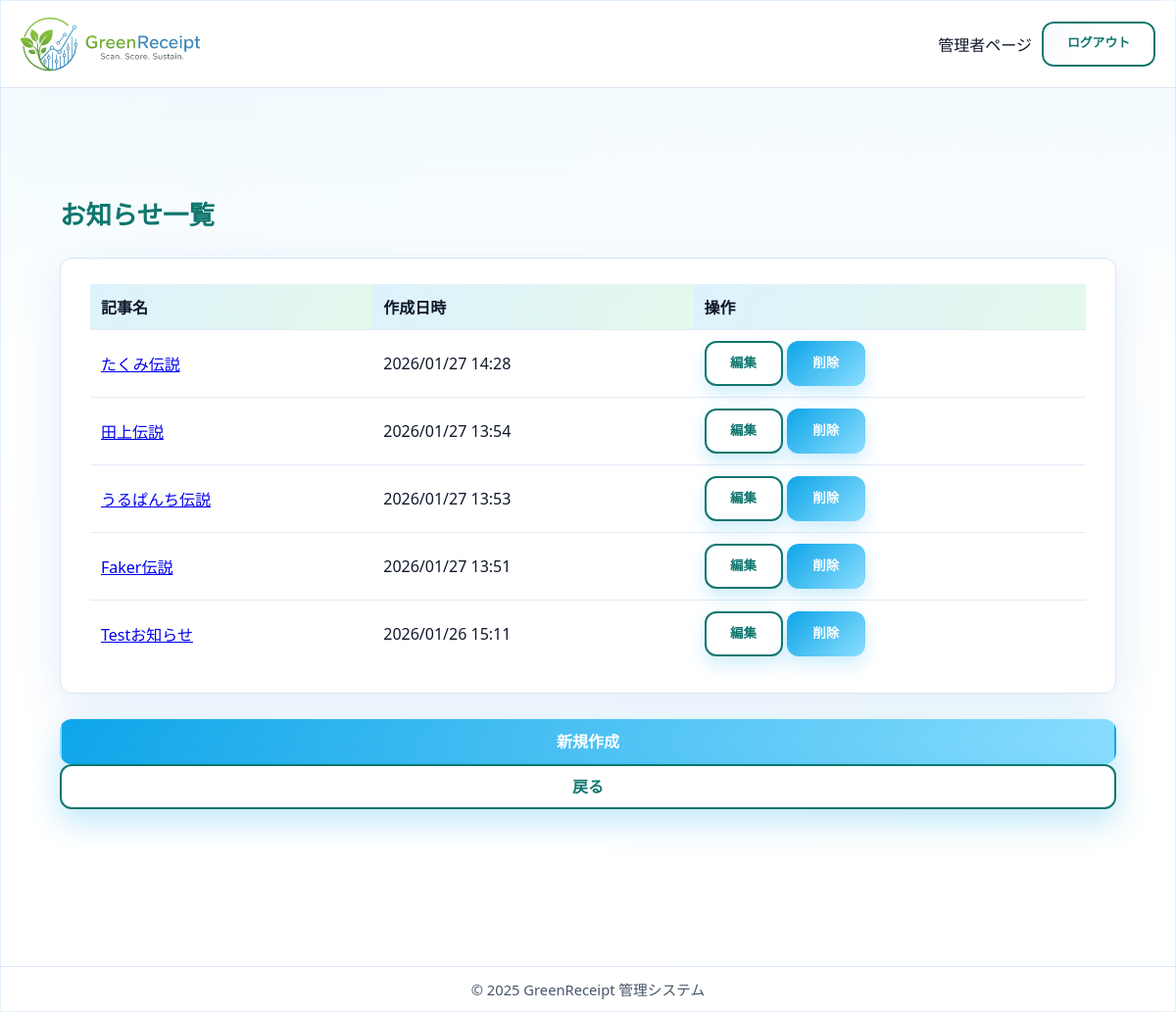
/staff/announcements/ (signed in), run on an earlier commit of the app's database.
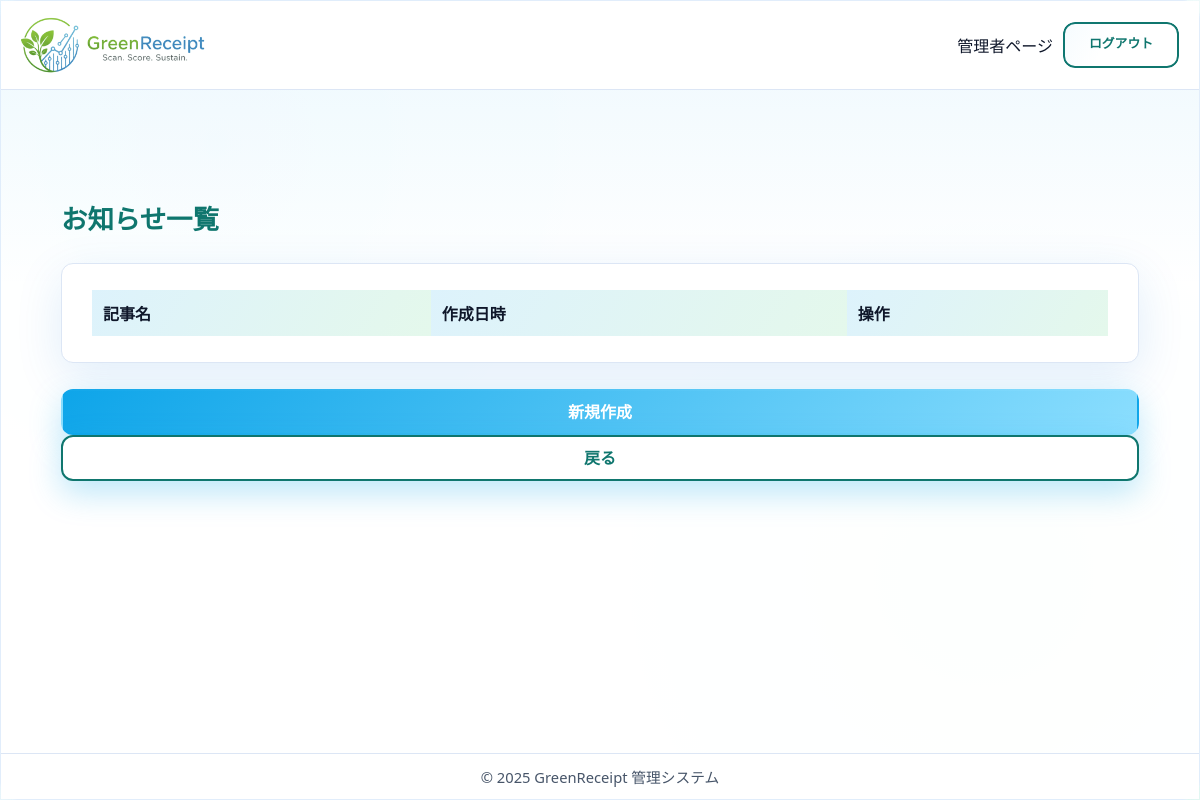
And on a later commit of the database.
### core/models.py (models this page shows, shortened)
class Announcement(models.Model):
    title = models.CharField(max_length=100, verbose_name='記事名')
    content = models.TextField(verbose_name='内容')
    file = models.FileField(
        upload_to='announcements/', null=True, blank=True, verbose_name='ファイル')
    created_at = models.DateTimeField(auto_now_add=True, verbose_name='作成日時')
    class Meta:
        verbose_name = 'お知らせ'
        verbose_name_plural = 'お知らせ'

### core/views.py (the view)
# urls.py: path("staff/announcements/", views.announcement_list, name="announcement_list"),
@staff_member_required
def announcement_list(request):
    announcements = Announcement.objects.all().order_by('-created_at')
    return render(request, 'admin/announcement_list.html', {'announcements': announcements})

### core/templates/admin/announcement_list.html (shortened to what this page needs)
{% extends 'admin/admin_base.html' %}
{% block content %}
  <main class="dashboard-main">
  <div class="container-fluid dashboard-section mt-4 px-4">
      <div class="d-flex justify-content-between align-items-center mb-3">
        <h1>お知らせ一覧</h1>
      </div>
      <div class="card">
        <div class="card-body">
          <table class="table">
            <thead>
              <tr>
                <th>記事名</th>
                <th>作成日時</th>
                <th>操作</th>
              </tr>
            </thead>
            <tbody>
              {% for announcement in announcements %}
              <tr>
                <td><a href="{% url 'core:announcement_detail' announcement.id %}">{{ announcement.title }}</a></td>
                <td>{{ announcement.created_at|date:"Y/m/d H:i" }}</td>
                <td>
                  <a href="{% url 'core:announcement_update' announcement.id %}" class="btn btn-secondary btn-sm btn-action">編集</a>
                  <a href="{% url 'core:announcement_delete' announcement.id %}" class="btn btn-danger btn-sm btn-action" onclick="return confirm('「{{ announcement.title }}」を本当に削除してもよろしいですか？');">削除</a>
                </td>
              </tr>
              {% endfor %}
            </tbody>
          </table>
        </div>
      </div>
      <a href="{% url 'core:announcement_create' %}" class="btn btn-primary">新規作成</a>
      <a href="{% url 'core:staff_index' %}" class="btn btn-secondary mt-3">戻る</a>
    </div>
  </main>
{% endblock %}

What changed in the data, as far as the page shows it:
removed Announcement: title "たくみ伝説", created_at "2026/01/27 14:28"
removed Announcement: title "田上伝説", created_at "2026/01/27 13:54"
removed Announcement: title "うるぱんち伝説", created_at "2026/01/27 13:53"
removed Announcement: title "Faker伝説", created_at "2026/01/27 13:51"
removed Announcement: title "Testお知らせ", created_at "2026/01/26 15:11"
